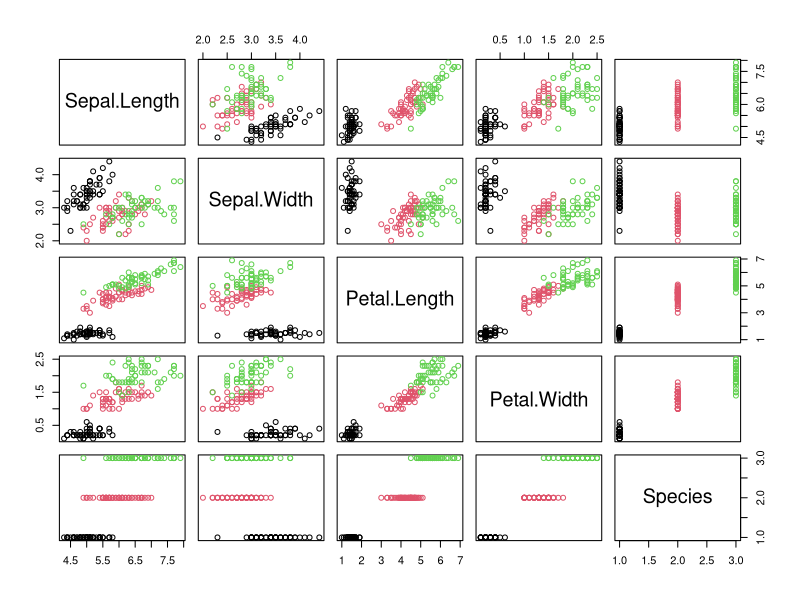
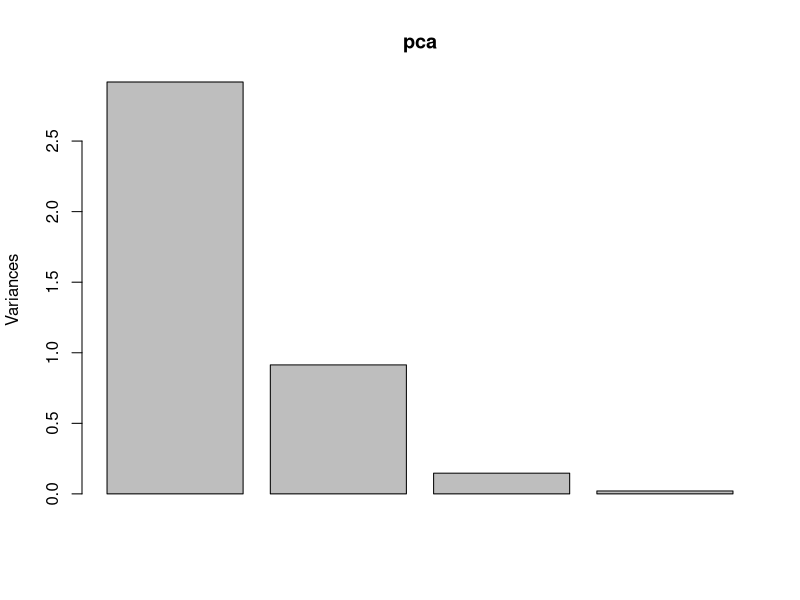
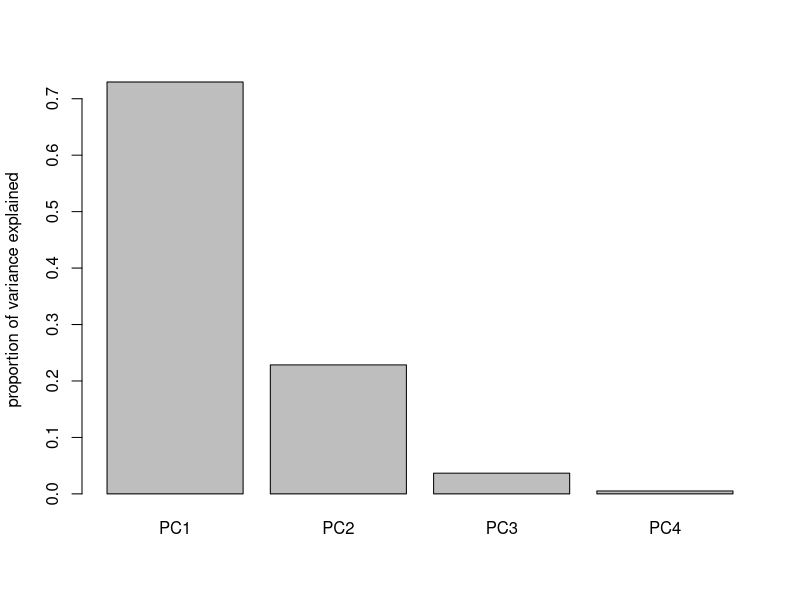
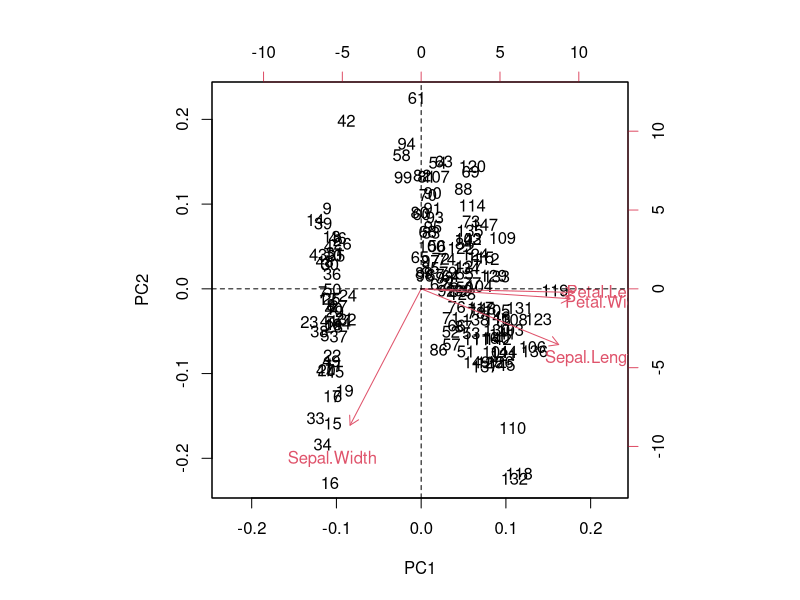
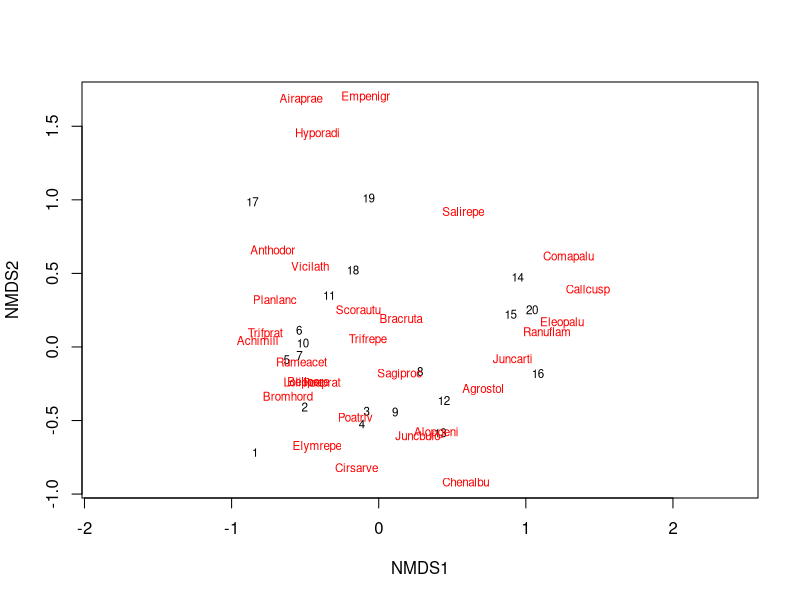
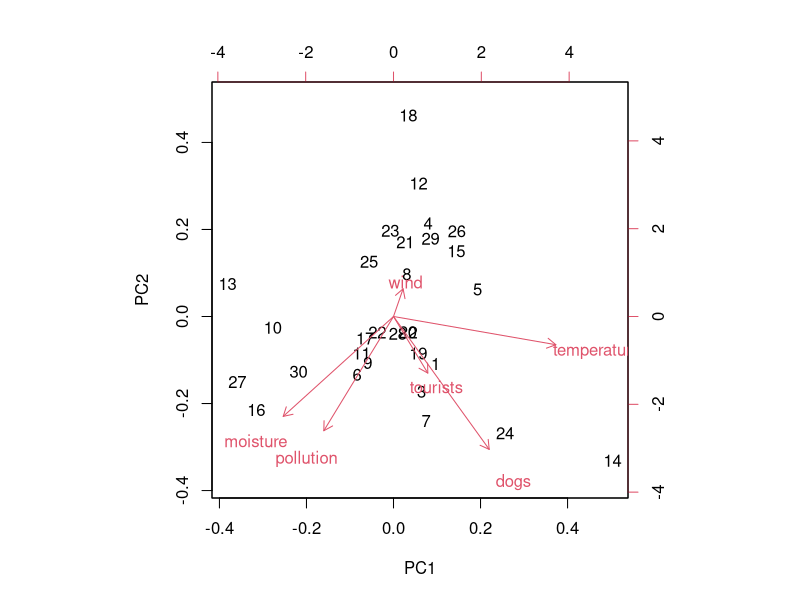
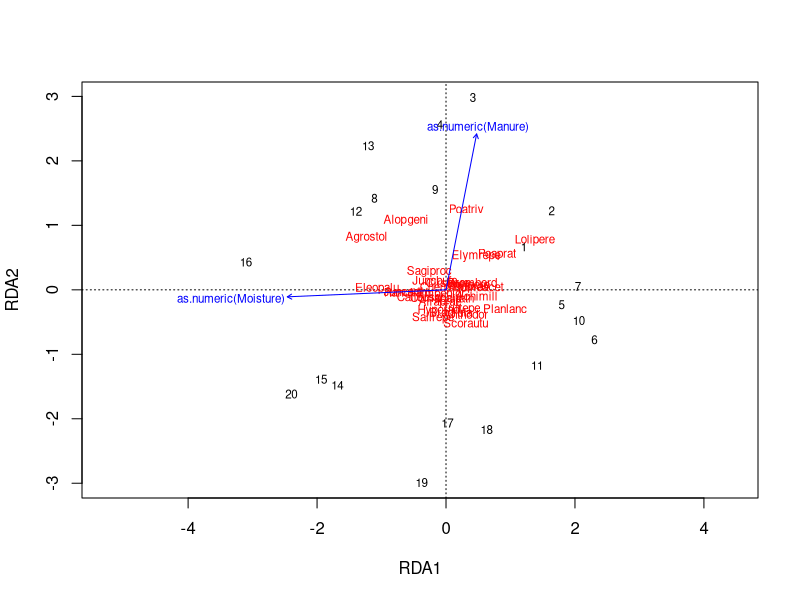
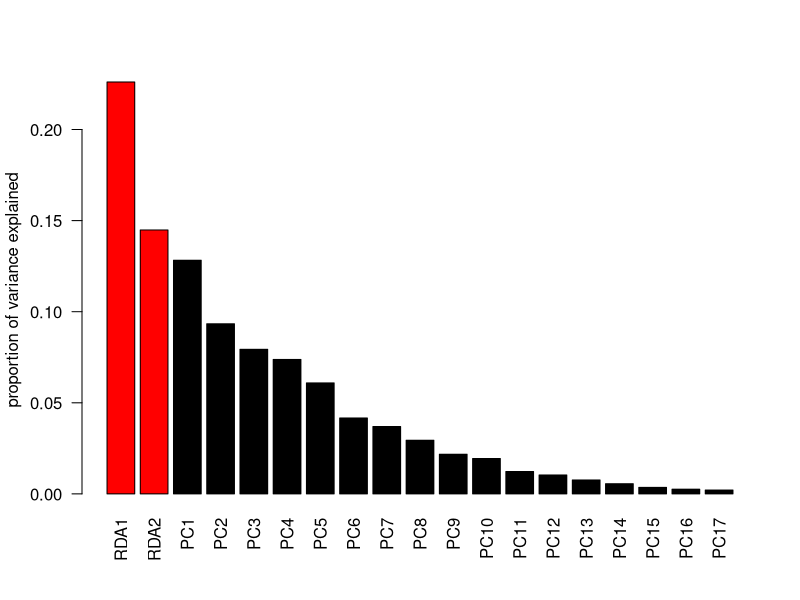

The R script that drew these images, in order:
## ---- chunk 1
set.seed(42)
## ---- chunk 2
head(iris)
pairs(iris, col = iris$Species)
## ---- chunk 3
pca = prcomp(iris[, 1:4], scale = T) # always set scale = T
# when data is very skewed --> better transform e.g. log

summary(pca)
# standard deviation^2 is variance!!!
# cum prop of PC2 is the variance that is visualized in a biplot
## ---- chunk 4
# absolute variance of each component
plot(pca) # see row1 of the summary(pca): (sd)^2 = variance

# rel variance of each component
barplot(summary(pca)$importance[2, ], 
        ylab="proportion of variance explained") # displays % of variance explained by PCs
## ---- chunk 5
biplot(pca) # displays PC1 and PC2 AND rotation (vectors) of the different variables AND observations
abline(v=0, lty="dashed") # adding lines in 0,0 to see better
abline(h=0, lty="dashed")
## ---- chunk 6
library(vegan)
#?vegan
data("dune")
str(dune) 
#?dune
summary(dune)
## ---- chunk 7
NMDS = metaMDS(dune)

NMDS # gives information on NMDS: distance measure, stress (should be low)
## ---- chunk 8
ordiplot(NMDS, type = "t") #"t" = text for the species
## ---- chunk 9
set.seed(123)
random = data.frame(pollution = rnorm(30),
                    temperature = rnorm(30),
                    moisture = rnorm(30),
                    tourists = rnorm(30),
                    wind = rnorm(30),
                    dogs = rnorm(30))
head(random)
pca = prcomp(random, scale = T)
biplot(pca)
summary(pca) # similar variance on all axes
## ---- chunk 10
data(dune.env)
RDA = rda(dune ~ as.numeric(Manure) + as.numeric(Moisture), 
         data = dune.env)
plot(RDA)

summary(RDA)


## ---- chunk 11

barplot(summary(RDA)$cont$importance[2, ],  las = 2,
        col = c(rep ('red', 2), 
                rep ('black', length(summary(RDA)$cont$importance[2, ])-2)),
        ylab="proportion of variance explained") 
## ---- chunk 12
library(cluster) # clustering
# example for distance matrix
dist(iris[1:3, 1:4]) # creates a distance matrix (comparison of all possible sample pairs)
## ---- chunk 13
hc = hclust(dist(iris[, 1:4]))
plot(hc)
## ---- chunk 14
library(ape)
new.hc <- as.phylo(hc, method = "ward.D2") # converts object type "hcclust" into type "phylo"
plot(new.hc, tip.color = as.numeric(iris$Species)) 
# change plotting type:
plot(as.phylo(hc), tip.color = as.numeric(iris$Species), type = "fan")
## ---- chunk 15
set.seed(123) # choice of first k centers is random and depends on (random) seed
cl = kmeans(iris[, 1:4], centers = 3) # centers = number of clusters

cl$cluster
table(cl$cluster) # see the cluster assignment
as.numeric(iris$Species)
## ---- chunk 16
table(clusters = cl$cluster, real = iris$Species)
## ---- chunk 17
wrong.class <- data.frame(cluster = cl$cluster, species = iris$Species)
wrong.class$wrong <- "black" # creating column to color
# color red for the wrong classification
wrong.class$wrong[wrong.class$species=="virginica" & 
                           wrong.class$cluster != 3 |
                           wrong.class$species=="versicolor" & 
                           wrong.class$cluster != 2] <- "red"

ordiplot(pca, display="sites",) |>
    points("site", col=wrong.class$wrong, pch=16)
abline(v=0, lty="dashed") # adding lines in 0,0 to see better
abline(h=0, lty="dashed")
